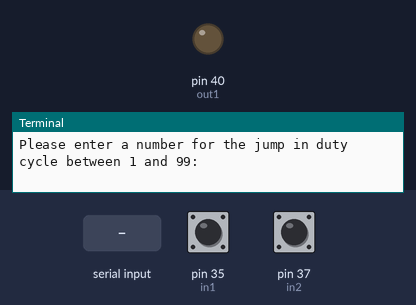
A program run on a simulated Raspberry Pi (header pin numbers). Shown: output pins drawn as LEDs (lit = HIGH), the last lines printed to the terminal. The inputs (shaded band) are chosen by the test bench; at power-on: pin 35 (in1) HIGH, pin 37 (in2) HIGH.

Above: at 1.2 s.
1.3 s: "0" typed at the terminal, then Enter
2.8 s: pin 35 (in1) pulled LOW for 0.15 s
At 3.5 s:
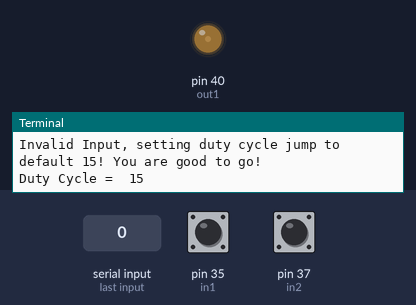
4.4 s: pin 35 (in1) pulled LOW for 1 s
At 4.7 s:
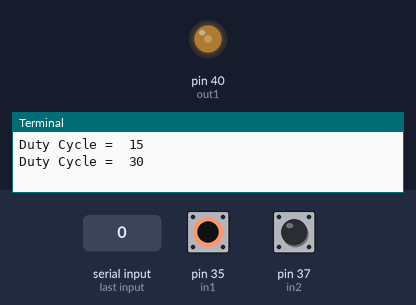
6.9 s: pin 37 (in2) pulled LOW for 0.15 s
At 7.8 s:
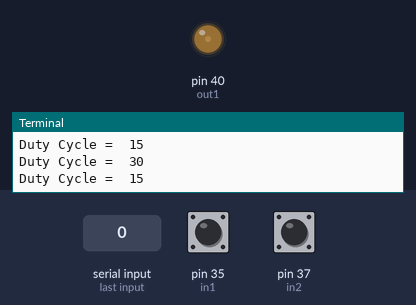
8.5 s: pin 37 (in2) pulled LOW for 1 s
At 9.0 s:
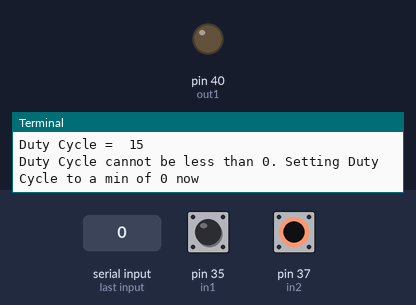
11.0 s: pin 35 (in1) pulled LOW for 3.2 s
At 12.1 s:
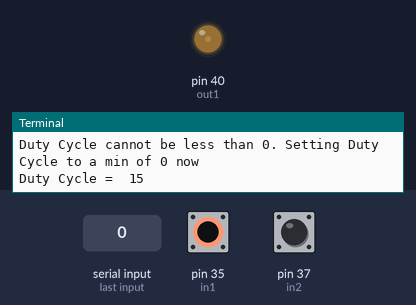
Timing chart, 0 to 14.0 s (numbered marks = the images above; inputs shaded):
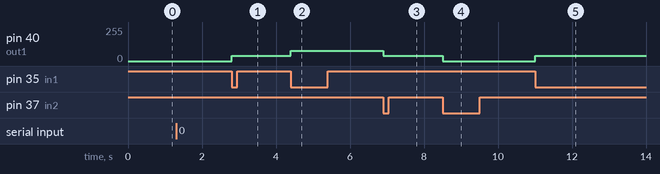

The program:

Lesson8PWD-HW.py
```python
'''
Use 2 push buttons to control the brightness of the LED by 8 steps, from as dim as possible to as bright as possible.
One button brightens the LED one step each time pressed and the second button dims it.
You may want to turn it off as the last step for coming down in brightness and turn full on as the highest level.
'''

import RPi.GPIO as GPIO
from time import sleep
GPIO.setmode(GPIO.BOARD)

'''
We will need two input modules to get input from the switches and based on each of the inputs send a PWM command out to the LED.
Let's pick pin 35 and 37 for the two input pins and pin 40 as the output pin via a pulse width modulation as well as pin 39 for ground.
These assignments should be reversed or reset once the work or project is completed to free up the pins and remove any preset functions assigned to them.
'''
in1 = 35 ; in2 = 37 ; out1 = 40
GPIO.setup(in1, GPIO.IN, pull_up_down=GPIO.PUD_UP)
GPIO.setup(in2, GPIO.IN, pull_up_down=GPIO.PUD_UP)
GPIO.setup(out1, GPIO.OUT)
outPWM = GPIO.PWM(out1, 100)

Read1StatOld = 1 ; Read2StatOld = 1
Read1StatNew = 1 ; Read2StatNew = 1

DutyCycle = 0 ;
DutyCycleJump = float(input("Please enter a number for the jump in duty cycle between 1 and 99: "))
if DutyCycleJump > 0 and DutyCycleJump < 100:
	print("You are good to use the buttons to brighten or dim the LED with the specified jump in brightness")
	outPWM.start(DutyCycle)
else:
	print("Invalid Input, setting duty cycle jump to default 15! You are good to go!")
	DutyCycleJump = 15
	outPWM.start(DutyCycle)

try:
	while True:
################### Increasing Brightness
		Read1 = GPIO.input(in1)
		if Read1 == 0:
			Read1StatNew = not Read1StatNew
		if Read1StatOld == 1 and Read1StatNew == 0:
			Read1StatOld = not Read1StatOld
			DutyCycle += DutyCycleJump
			if DutyCycle <=100:
				print('Duty Cycle = ', DutyCycle)
				outPWM.ChangeDutyCycle(DutyCycle)
				sleep(0.2)
			else:
				DutyCycle = 100
				outPWM.ChangeDutyCycle(DutyCycle)
				print('Duty Cycle cannot be more than 100. Setting Duty Cycle to a max of 100 now')
		if Read1 == 1:
			Read1StatOld = 1
			Read1StatNew = 1
################### Decreasing Brightness
		Read2 = GPIO.input(in2)
		if Read2 == 0:
			Read2StatNew = not Read2StatNew
		if Read2StatOld == 1 and Read2StatNew == 0:
			Read2StatOld = not Read2StatOld
			DutyCycle -= DutyCycleJump
			if DutyCycle >= 5:
				print('Duty Cycle = ', DutyCycle)
				outPWM.ChangeDutyCycle(DutyCycle)
				sleep(0.2)
			else:
				DutyCycle = 0
				outPWM.ChangeDutyCycle(DutyCycle)
				print('Duty Cycle cannot be less than 0. Setting Duty Cycle to a min of 0 now')

		if Read1 == 1:
			Read1StatOld = 1
			Read1StatNew = 1
		if Read2 == 1:
			Read2StatOld = 1
			Read2StatNew = 1

except KeyboardInterrupt: # to exit the program properly while cleaning up the pins
	GPIO.cleanup()
	print('That was it? How quick!')
```

Measured:
- after the input at 2.8 s, pin 40 (out1): 0/255 → 38/255 at once
- after the input at 4.4 s, pin 40 (out1): 38/255 → 77/255 at once
- after the input at 6.9 s, pin 40 (out1): 77/255 → 38/255 at once
- after the input at 8.5 s, pin 40 (out1): 38/255 → 0/255 at once
- after the input at 11.0 s, pin 40 (out1): 0/255 → 38/255 at once
